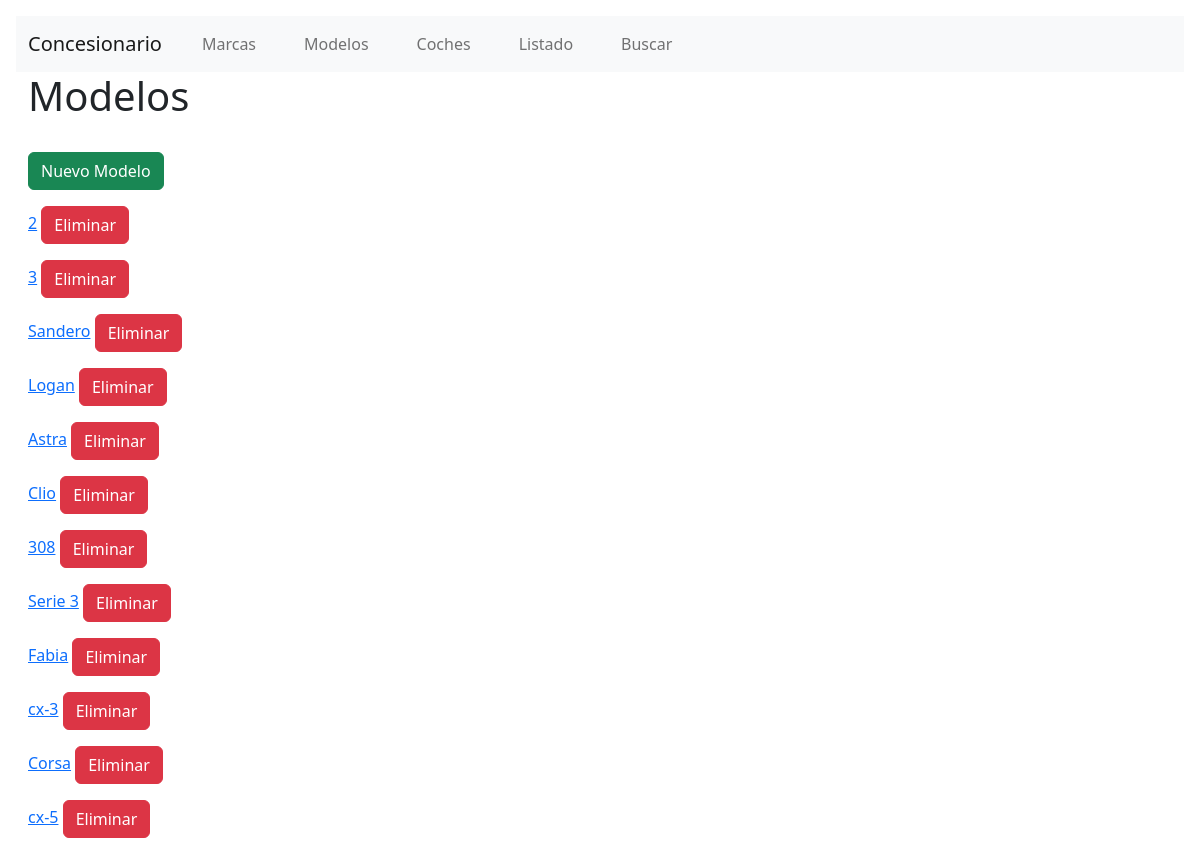
The page /modelos/ on the database its author committed.
### catalogo/models.py (models this page shows)
class Modelo(models.Model):
    nombre_modelo = models.CharField(max_length=50)
    def __str__(self):
        return self.nombre_modelo

### catalogo/views.py (the view)
# urls.py: url(r'^modelos/', modelos_view, name='modelos'),
def modelos_view(request, *args, **kargs):
    objetos = Modelo.objects.all()
    context = {
        'lista_modelos':objetos
    }
    return render(request, "modelos.html", context)

### templates/modelos.html
{% extends "base.html" %}
{% block content %}
<h1>Modelos</h1>
<br>
<a class="btn btn-success mb-3" href="modelos/nuevo_modelo" role="button">Nuevo Modelo</a>
{% for obj in lista_modelos %}
<p>
    <a href="modelos/{{obj.id}}">{{ obj }}</a>
    <a class="btn btn-danger" href="modelos/delete-{{obj.id}}">Eliminar</a>
</p>
{% endfor %}
{% endblock %}

### templates/base.html (shortened to what this page needs)
<!doctype html>
<html lang="es">
<head>
    <link href="https://cdn.jsdelivr.net/npm/bootstrap@5.2.1/dist/css/bootstrap.min.css" rel="stylesheet">
    <link href="https://getbootstrap.com/docs/5.2/assets/css/docs.css" rel="stylesheet">
</head>
<body class="p-3">
    {%include 'navbar.html'%}
    <div class="container-fluid">
        {% block content %}{% endblock %}
    </div>
</body>
</html>

### templates/navbar.html
<nav class="navbar navbar-expand-lg bg-light">
    <div class="container-fluid">
        <a class="navbar-brand" href="/">Concesionario</a>
        <div class="collapse navbar-collapse">
            <ul class="navbar-nav">
                <li class="nav-item px-3 "><a class="nav-link" href="/marcas/"> Marcas</a></li>
                <li class="nav-item px-3"><a class="nav-link" href="/modelos/"> Modelos</a></li>
                <li class="nav-item px-3"><a class="nav-link" href="/coches/list"> Coches</a></li>
                <li class="nav-item px-3"><a class="nav-link" href="/coches/dictionary"> Listado</a></li>
                <li class="nav-item px-3"><a class="nav-link" href="/coches/search"> Buscar</a></li>
            </ul>
        </div>
    </div>
</nav>

### rows shown on the page
Modelo: nombre_modelo "2"
Modelo: nombre_modelo "3"
Modelo: nombre_modelo "Sandero"
Modelo: nombre_modelo "Logan"
Modelo: nombre_modelo "Astra"
Modelo: nombre_modelo "Clio"
Modelo: nombre_modelo "308"
Modelo: nombre_modelo "Serie 3"
Modelo: nombre_modelo "Fabia"
Modelo: nombre_modelo "cx-3"
Modelo: nombre_modelo "Corsa"
Modelo: nombre_modelo "cx-5"
